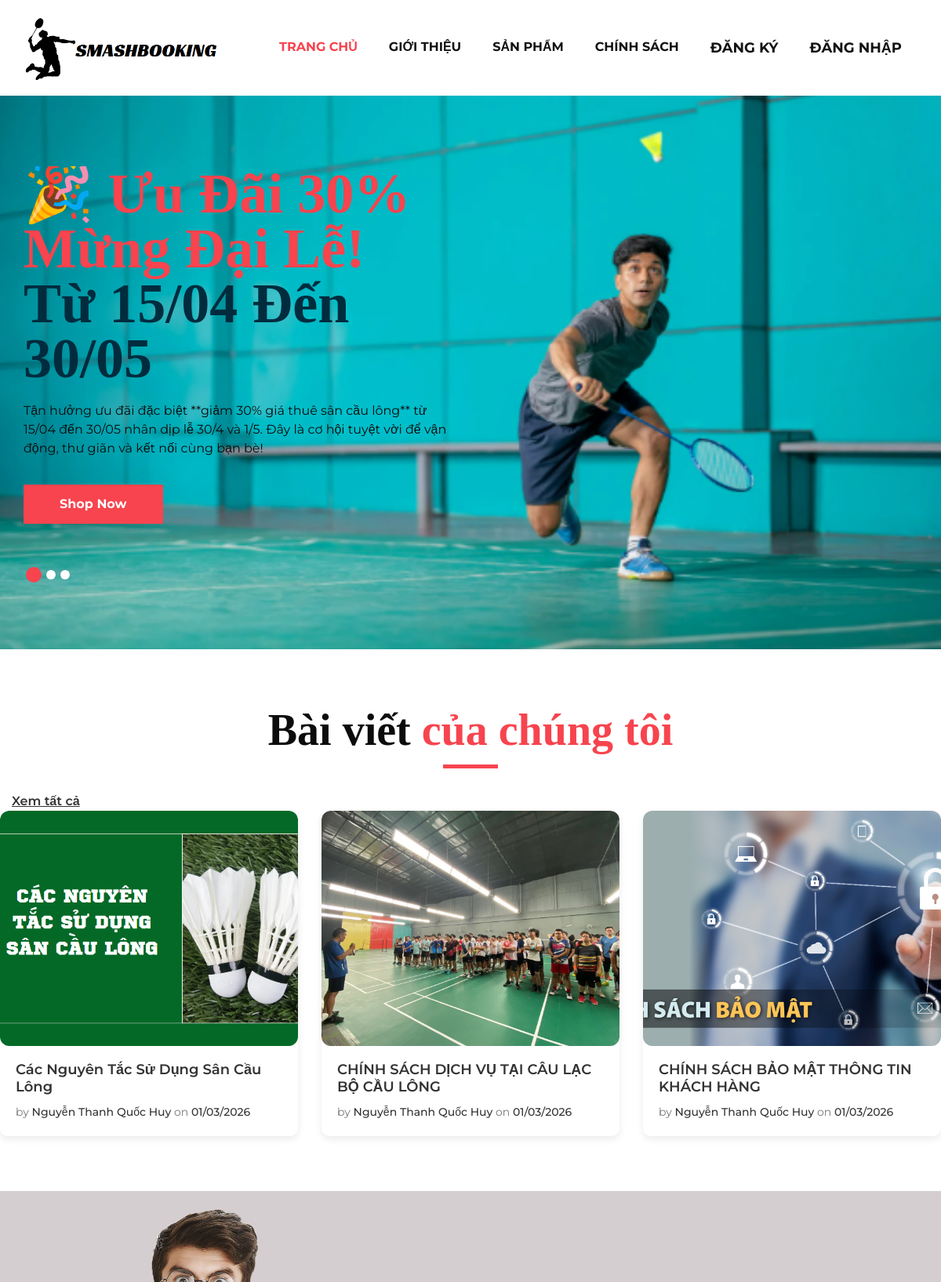
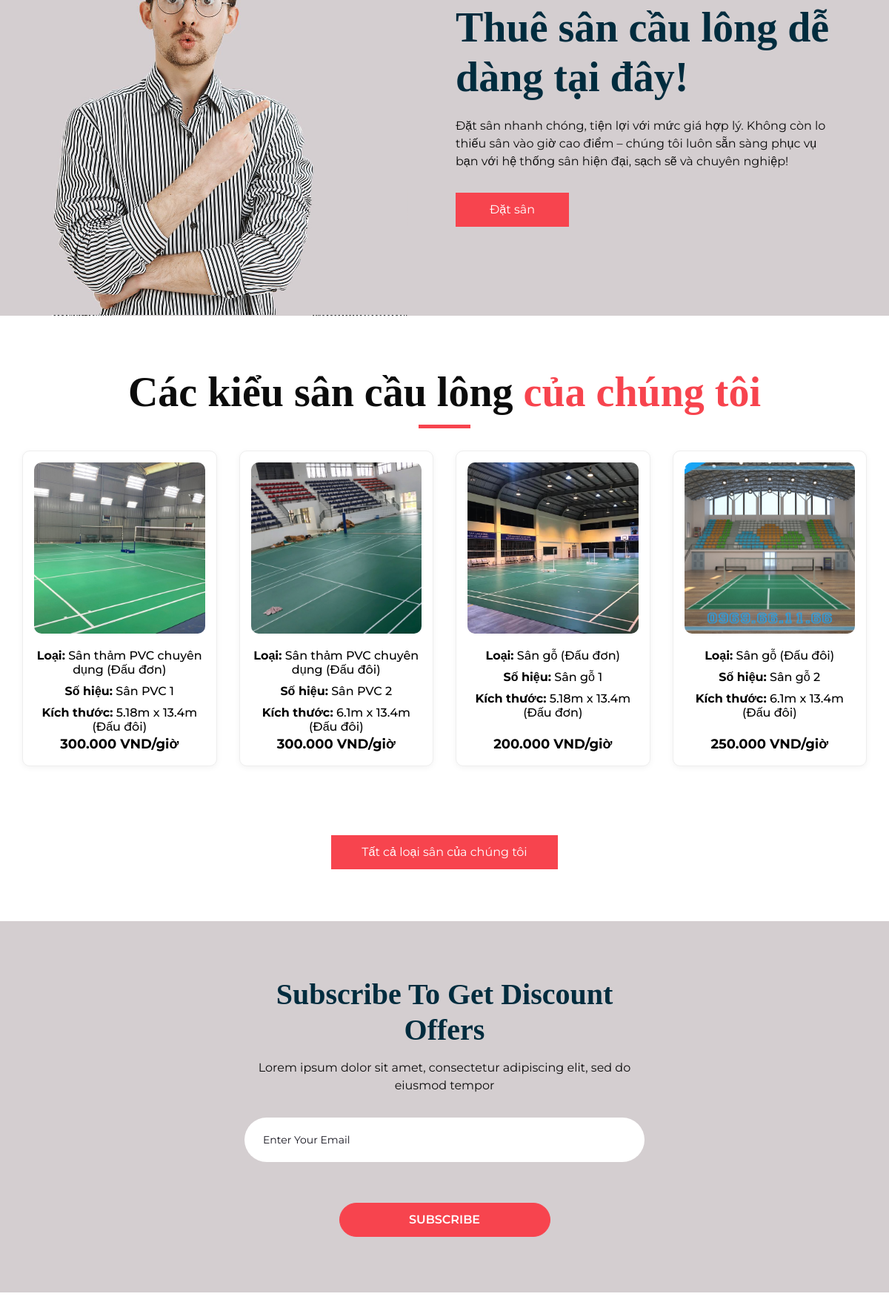
The page / (upper part) on the database its author committed (2 pictures, top to bottom).
### tables this page shows
CREATE TABLE `chinhsach` (
  `maChinhSach` int(10) NOT NULL,
  `ten` varchar(250) NOT NULL,
  `noiDung` text NOT NULL,
  `hinhAnh` varchar(200) DEFAULT NULL
);

CREATE TABLE `loaisan` (
  `maLoai` int(10) UNSIGNED NOT NULL,
  `tenLoai` varchar(250) NOT NULL,
  `moTa` text NOT NULL,
  `tongSoLuong` int(11) NOT NULL
);

CREATE TABLE `san` (
  `maSan` int(10) UNSIGNED NOT NULL,
  `tenSan` varchar(250) NOT NULL,
  `giaThue` varchar(250) NOT NULL,
  `moTa` text NOT NULL,
  `kichThuoc` varchar(250) NOT NULL,
  `tinhTrang` varchar(250) NOT NULL,
  `hinhAnh` varchar(250) NOT NULL,
  `maLoai` int(11) NOT NULL
);

### index.php (called while the page is built, shortened)
<?php
include("layout/header.php");
if (isset($_GET['about'])) {
    $page = 'about';
} else if (isset($_GET['policy'])) {
    $page = 'policy';
} else if (isset($_GET['product'])) {
    $page = 'product';
} else if (isset($_GET['productdetails'])) {
    $page = 'productdetails';
} else if (isset($_GET['order'])) {
    $page = 'order';
} else if (isset($_GET['checkout'])) {
    $page = 'checkout';
} else if (isset($_GET['payment'])) {
    $page = 'payment';
} else if (isset($_GET['cate'])) {
    $page = 'producttype';
} else if (isset($_GET['cate'])) {
    $page = 'category';
} else if (isset($_GET['contact'])) {
    $page = 'contact';
} else if (isset($_GET['search'])) {
    $page = 'search';
} else if (isset($_GET['profile'])) {
    $page = 'profile';
} else if (isset($_GET['change_password'])) {
    $page = 'change_password';
} else if (isset($_GET['updateProfile'])) {
    $page = 'updateProfile';
} else if (isset($_GET['personal_information'])) {
    $page = 'personal_information';
} else if (isset($_GET['history'])) {
    $page = 'history';
} else if (isset($_GET['logout'])) {
    $page = 'logout';
} else {
    $page = 'home';
}
include("page/" . $page . "/index.php");
include("layout/footer.php");
?>

### page/home/index.php (the view, shortened to what this page needs)
<!doctype html>
<html lang="en">
    <section class="slider_section ">
            <div class="slider_bg_box">
               <img src="layout/images/trangchu_chinh.png" alt="">
            </div>
            <div id="customCarousel1" class="carousel slide" data-ride="carousel">
               <div class="carousel-inner">
                  <div class="carousel-item active">
                     <div class="container ">
                        <div class="row">
                           <div class="col-md-7 col-lg-6 ">
                              <div class="detail-box">
                                 <h1>
                                    <span>
                                    🎉 Ưu Đãi 30% Mừng Đại Lễ!
                                    </span>
                                    <br>
                                    Từ 15/04 Đến 30/05
                                 </h1>
                                 <p>
                                 Tận hưởng ưu đãi đặc biệt **giảm 30% giá thuê sân cầu lông** từ 15/04 đến 30/05 nhân dịp lễ 30/4 và 1/5. Đây là cơ hội tuyệt vời để vận động, thư giãn và kết nối cùng bạn bè!
                                 </p>
                                 <div class="btn-box">
                                    <a href="" class="btn1">
                                    Shop Now
                                    </a>
                                 </div>
                              </div>
                           </div>
                        </div>
                     </div>
                  </div>
               </div>
               <div class="container">
                  <ol class="carousel-indicators">
                     <li data-target="#customCarousel1" data-slide-to="0" class="active"></li>
                     <li data-target="#customCarousel1" data-slide-to="1"></li>
                     <li data-target="#customCarousel1" data-slide-to="2"></li>
                  </ol>
               </div>
            </div>
         </section>
      <?php
      $connect = new mysqli("localhost", "huy", "123456", "cnmoi");
      $connect->set_charset("utf8");
      $sql = "SELECT * FROM chinhsach LIMIT 3";
      $result = $connect->query($sql);
      ?>
      <section class="product_section layout_padding">
         <div class="blog-section">
            <div class="container">
               <div class="heading_container heading_center">
                  <h2>Bài viết <span>của chúng tôi</span></h2>
               </div>
                  </div>
                  <div class="col-md-6 text-md-end text-start">
                     <a href="index.php?policy" class="more">Xem tất cả</a>
                  </div>
               </div>
               <div class="row">
                  <?php while ($row = $result->fetch_assoc()) { ?>
                  <div class="col-12 col-sm-6 col-md-4 mb-4 mb-md-0">
                     <div class="post-entry">
                        <a href="index.php?policy" class="post-thumbnail">
                           <img src="layout/images/<?php echo $row['hinhAnh']; ?>" alt="Hình ảnh" class="img-fluid" style="border-radius: 12px; height: 300px;">
                        </a>
                        <div class="post-content-entry">
                           <h3><a href="#"><?php echo $row['ten']; ?></a></h3>
                           <div class="meta">
                              <span>by <a href="#">Nguyễn Thanh Quốc Huy</a></span>
                              <span>on <a href="#"><?php echo date("d/m/Y"); ?></a></span>
                           </div>
                        </div>
                     </div>
                  </div>
                  <?php } ?>
               </div>
      </section>
      <section class="arrival_section">
         <div class="container">
            <div class="box">
               <div class="arrival_bg_box">
                  <img src="layout/images/arrival-bg.png" alt="">
               </div>
               <div class="row">
                  <div class="col-md-6 ml-auto">
                     <div class="heading_container remove_line_bt">
                        <h2>
                           Thuê sân cầu lông dễ dàng tại đây!
                        </h2>
                     </div>
                     <p style="margin-top: 20px;margin-bottom: 30px;">
                        Đặt sân nhanh chóng, tiện lợi với mức giá hợp lý. Không còn lo thiếu sân vào giờ cao điểm – chúng tôi luôn sẵn sàng phục vụ bạn
                        với hệ thống sân hiện đại, sạch sẽ và chuyên nghiệp!
                     </p>
                     <div class="btn-box">
                        <a href="index.php?sanpham">
                        Đặt sân
                        </a>
                     </div>
                  </div>
               </div>
            </div>
         </div>
      </section>
      <section class="product_section layout_padding">
         <div class="container">
            <div class="heading_container heading_center">
               <h2>
                  Các kiểu sân cầu lông <span>của chúng tôi</span>
               </h2>
            </div>
            <div class="row">
            <?php
               $conn = mysqli_connect("localhost", "huy", "123456", "cnmoi");
               $results_per_page = 4;
               $sanpham = isset($_GET['sanpham']) ? (int)$_GET['sanpham'] : 1;
               if ($conn) {
                  $page_first_result = ($sanpham - 1) * $results_per_page;
                  $str = "SELECT * FROM loaisan l JOIN san s ON l.maLoai = s.maLoai LIMIT $page_first_result, $results_per_page";
                  $result = $conn->query($str);
                  if (mysqli_num_rows($result) > 0) {
                     while ($row = mysqli_fetch_assoc($result)) {
                           $gia = number_format($row['giaThue'], 0, '.', '.');
                           echo "<div class='col-12 col-md-4 col-lg-3 mb-5'>
                              <a href='index.php?productdetails={$row['maSan']}'>
                                 <div class='product-item equal-height'>
                                    <img src='layout/images/{$row['hinhAnh']}' style='width: 100%; aspect-ratio: 1/1; object-fit: cover; border-radius: 10px;' class='img-fluid product-thumbnail'>
                                    <div class='product-content'>
                                       <h3 class='product-title'><b>Loại:</b> {$row['tenLoai']}</h3>
                                       <h4 class='product-title'><b>Số hiệu:</b> {$row['tenSan']}</h4>
                                       <h4 class='product-title'><b>Kích thước:</b> {$row['kichThuoc']}</h4>
                                       <strong class='product-price'>{$gia} VND/giờ</strong>
                                    </div>
                                    <span class='icon-cross'>
                                       <img src='layout/images/cross.svg' class='img-fluid'>
                                    </span>
                                 </div>
                              </a>
                           </div>";
                     }
                     echo "</div>";
                  }
               }
               ?>
            </div>
            <div class="btn-box">
               <a href="index.php?product">
               Tất cả loại sân của chúng tôi
               </a>
            </div>
      </section>
      <section class="subscribe_section">
         <div class="container-fuild">
            <div class="box">
               <div class="row">
                  <div class="col-md-6 offset-md-3">
                     <div class="subscribe_form ">
                        <div class="heading_container heading_center">
                           <h3>Subscribe To Get Discount Offers</h3>
                        </div>
                        <p>Lorem ipsum dolor sit amet, consectetur adipiscing elit, sed do eiusmod tempor</p>
                        <form action="">
                           <input type="email" placeholder="Enter your email">
                           <button>
                           subscribe
                           </button>
                        </form>
                     </div>
                  </div>
               </div>
            </div>
         </div>
      </section>
      <section class="client_section layout_padding">
      </section>

### layout/css/responsive.css (style rules this page uses)
@media (min-width: 1200px) { .container { max-width: 1170px; } }

### page/home/index.php (style rules this page uses)
.post-entry { background: #fff; border-radius: 10px; overflow: hidden; box-shadow: 0 4px 10px rgba(0,0,0,0.08); transition: all 0.3s ease-in-out; height: 100%; display: flex; flex-direction: column; }
.post-thumbnail img { width: 100%; height: auto; border-radius: 12px; object-fit: cover; }
.post-content-entry { padding: 20px; flex-grow: 1; }
.post-content-entry h3 { font-size: 18px; font-weight: 600; margin-bottom: 10px; color: #333; }
.post-content-entry h3 a { text-decoration: none; color: inherit; }
.post-content-entry .meta { font-size: 14px; color: #777; }
.post-content-entry .meta a { color: #333; font-weight: 500; text-decoration: none; }
.more { font-weight: 600; text-decoration: underline; color: #333; }

### rows shown on the page
chinhsach: hinhAnh (picture), ten "Các Nguyên Tắc Sử Dụng Sân Cầu Lông"
chinhsach: hinhAnh (picture), ten "CHÍNH SÁCH DỊCH VỤ TẠI CÂU LẠC BỘ CẦU LÔNG"
chinhsach: hinhAnh (picture), ten "CHÍNH SÁCH BẢO MẬT THÔNG TIN KHÁCH HÀNG"
loaisan: san.hinhAnh (picture), tenLoai "Sân thảm PVC chuyên dụng (Đấu đơn)", san.tenSan "Sân PVC 1", san.kichThuoc "5.18m x 13.4m (Đấu đôi)", san.giaThue "300.000"
loaisan: san.hinhAnh (picture), tenLoai "Sân thảm PVC chuyên dụng (Đấu đôi)", san.tenSan "Sân PVC 2", san.kichThuoc "6.1m x 13.4m (Đấu đôi)", san.giaThue "300.000"
loaisan: san.hinhAnh (picture), tenLoai "Sân gỗ (Đấu đơn)", san.tenSan "Sân gỗ 1", san.kichThuoc "5.18m x 13.4m (Đấu đơn)", san.giaThue "200.000"
loaisan: san.hinhAnh (picture), tenLoai "Sân gỗ (Đấu đôi)", san.tenSan "Sân gỗ 2", san.kichThuoc "6.1m x 13.4m (Đấu đôi)", san.giaThue "250.000"
